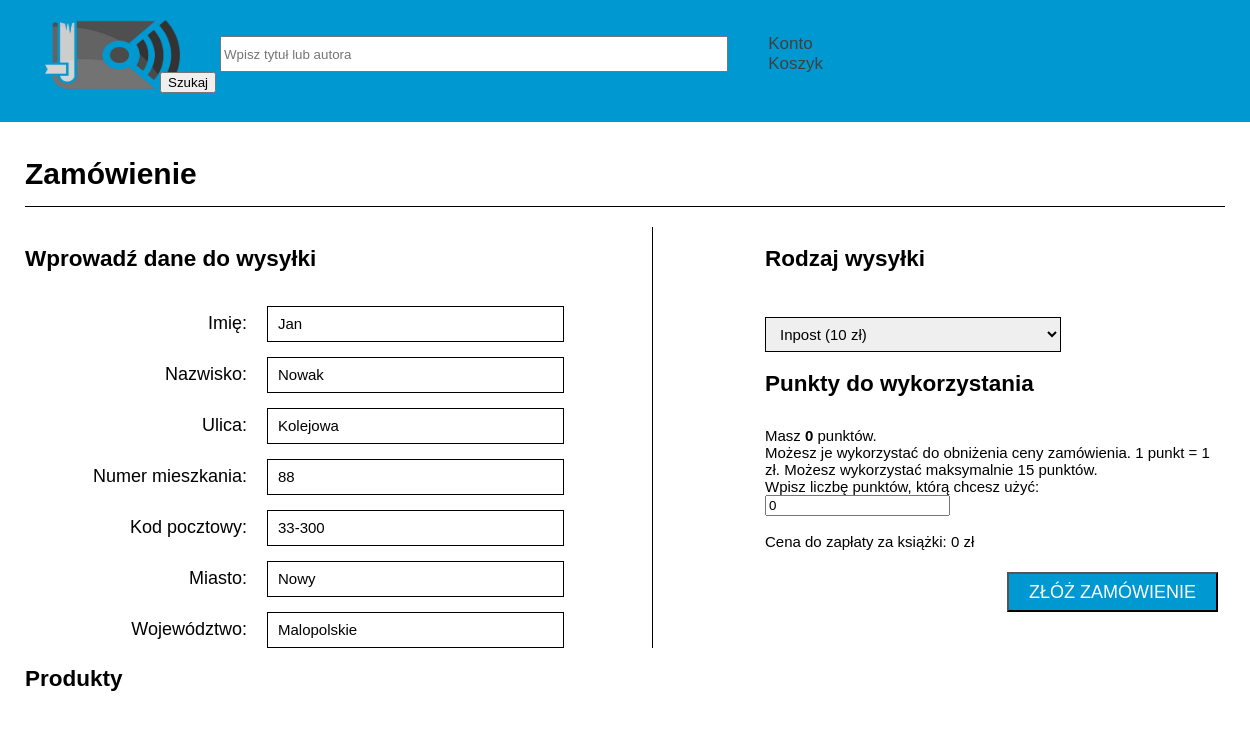
/proceed.php (signed in), run on the app's committed database.
### tables this page shows
CREATE TABLE `dklienta` (
  `id` int(11) NOT NULL,
  `imie` text,
  `nazwisko` text,
  `ulica` text,
  `nr_domu` text NOT NULL,
  `miasto` text,
  `wojewodztwo` text,
  `kodpocztowy` text,
  `f_user` int(10) UNSIGNED DEFAULT NULL
);

CREATE TABLE `users` (
  `user_id` int(10) UNSIGNED NOT NULL,
  `mail` char(50) NOT NULL,
  `password` char(40) NOT NULL,
  `punkty` int(11) NOT NULL
);

### proceed.php (the view, shortened to what this page needs)
<?php
	require_once('header.php');
	$isAdded = false;
	if (!$isAdded)
	{
		$sumOfOrder = 0;
		if (!isset($_POST['submitted']))
		{
			$userShipmentData = getUserShipmentData($_SESSION['id']);
			if ($userShipmentData)
			{
				$userName = $userShipmentData['imie'];;
				$userSurname = $userShipmentData['nazwisko'];
				$userStreet = $userShipmentData['ulica'];
				$userHome = $userShipmentData['nr_domu'];
				$userZipCode = $userShipmentData['kodpocztowy'];
				$userCity = $userShipmentData['miasto'];
				$userState = $userShipmentData['wojewodztwo'];
			}
		}
?>
<div class="page-title">
	<h1>Zamówienie</h1>
</div>
<form  method="post" action="proceed.php" class="zaloguj">
	<div class="sing">
		<div class="sing-left">
			<h2>Wprowadź dane do wysyłki</h2>
				<div class="input-line">
					<label for="userName">Imię: </label>
					<input type="text" name="userName" value="<?php if (isset($userName)) echo $userName; ?>">
				</div>
				<div class="input-line">
					<label for="UserSurname">Nazwisko: </label>
					<input type="text" name="userSurname" value="<?php if (isset($userSurname)) echo $userSurname; ?>">
				</div>
				<div class="input-line">
					<label for="userStreet">Ulica: </label>
					<input type="text" name="userStreet" value="<?php if (isset($userStreet)) echo $userStreet; ?>">
				</div>
				<div class="input-line">
					<label for="userHome">Numer mieszkania: </label>
					<input type="text" name="userHome" value="<?php if (isset($userHome)) echo $userHome; ?>">
				</div>
				<div class="input-line">
					<label for="userZipCode">Kod pocztowy: </label>
					<input type="text" name="userZipCode" value="<?php if (isset($userZipCode)) echo $userZipCode; ?>">
				</div>
				<div class="input-line">
					<label for="userCity">Miasto: </label>
					<input type="text" name="userCity" value="<?php if (isset($userCity)) echo $userCity; ?>">
				</div>
				<div class="input-line">
					<label for="userState">Województwo: </label>
					<input type="text" name="userState" value="<?php if (isset($userState)) echo $userState; ?>">
				</div>
		</div>
		<div class="sing-right">
			<h2>Rodzaj wysyłki</h2>
			<h2>Punkty do wykorzystania</h2>
			Masz <b><?php echo numberPoints(); ?></b> punktów.<br> Możesz je wykorzystać do obniżenia ceny zamówienia. 1 punkt = 1 zł.
			Możesz wykorzystać maksymalnie 15 punktów.<br>
			Wpisz liczbę punktów, którą chcesz użyć: <input type="text" name="numberOfPoints" value="0<?php if (isset($numberOfPoints)) echo $numberOfPoints; ?>">
			<br>
			<br>Cena do zapłaty za książki:
<?php
			echo $sumOfOrder;
?>
			zł
			<div class="buttons">
				<button type="submit" class="button" value="ZŁÓŻ ZAMÓWIENIE">ZŁÓŻ ZAMÓWIENIE</button>
			</div>
		</div>
	</div>
</form>
<div class="container">
	<h2>Produkty</h2>
</div>
<?php
	}
	require('footer.php');
?>

### css/style.css (style rules this page uses)
body { margin: 0; padding: 0; font-size: 15px; font-family: canaro,sans-serif; color: #404040; }
.container { margin: 0 auto; width: 1200px; -webkit-box-sizing: border-box; -moz-box-sizing: border-box; box-sizing: border-box; overflow: hidden; }
.sing-left { float: left; width: 540px; padding-right: 87px; border-right: 1px solid black; }
.sing-right { float: right; width: 460px; padding-left: 90px; }
.page-title h1 { padding-top: 15px; padding-bottom : 15px; border-bottom: 1px solid black; font-size: 30px; }
.input-line label { padding-top: 22px; margin-right: 20px; width: 222px; text-align: right; font-size: 18px; float:left; }
.input-line input { border: 1px solid black; font-size: 15px; height: 24px; padding: 5px 10px; width: 275px; margin-top: 15px; }
.button { background-color: #0098d0; color: white; line-height: 36px; padding: 0 20px; font-weight:100; font-size:18px; margin-top: 22px; margin-left: 242px; }
.sing-right h2 { margin-bottom: 30px; }
.page-title { position: relative; }

### data on the page
dklienta: userName "Jan", userSurname "Nowak", userStreet "Kolejowa", userHome "88", userZipCode "33-300", userCity "Nowy", userState "Malopolskie"
users: punkty "0"

### other printed values
$sumOfOrder "0"
form field typeOfShipment "Inpost (10 zł)"
